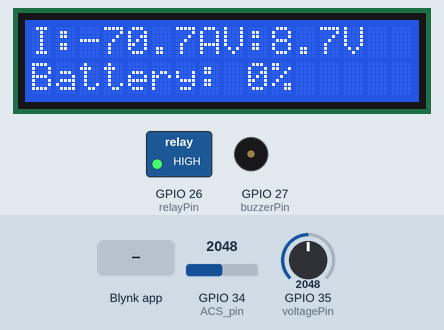
Simulated run of this sketch. Board: ESP32. Parts: 16×2 character LCD, switched loads named in the sketch (green lamp = pin HIGH), buzzer (waves = sounding, pin HIGH). Inputs (shaded band) come from the test bench; at power-on: GPIO 35 (voltagePin) = 2048, GPIO 34 (ACS_pin) = 2048 (analog values on the 0–4095 scale). WiFi joins after 1.5 s; servers stay silent unless stated; what the sketch prints to the serial monitor is not drawn.

Above: at 11.2 s.
11.3 s: GPIO 35 (voltagePin) set to 3344
At 12.2 s:
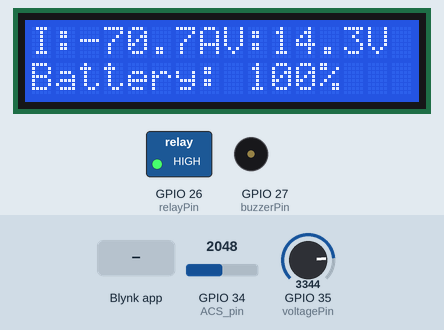
13.0 s: GPIO 35 (voltagePin) set to 3431
At 16.9 s:
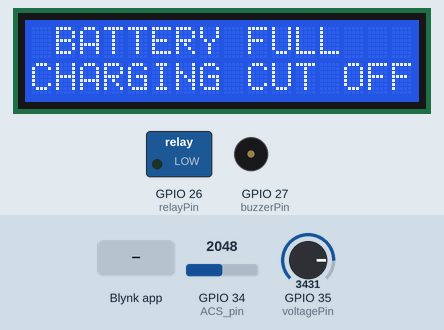
17.2 s: Blynk app writes 0 to V3
At 20.5 s:
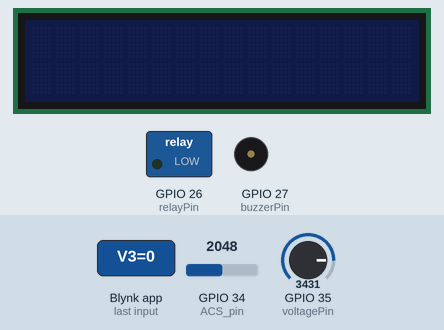
21.4 s: Blynk app writes 1 to V3
23.1 s: GPIO 35 (voltagePin) set to 2866
At 27.0 s:
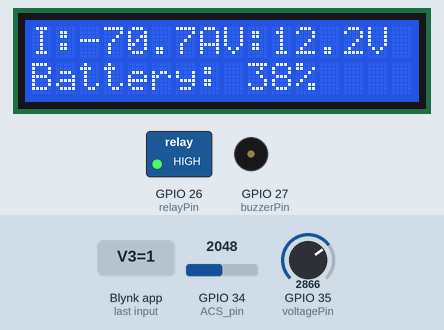
27.3 s: GPIO 34 (ACS_pin) set to 1712
At 29.6 s:
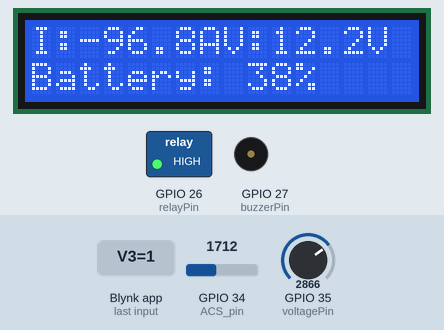
29.9 s: GPIO 34 (ACS_pin) set to 1628
At 32.2 s:
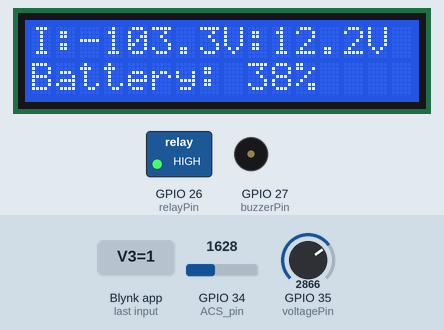
Timing chart, 0 to 33.4 s (numbered marks = the images above; inputs shaded):
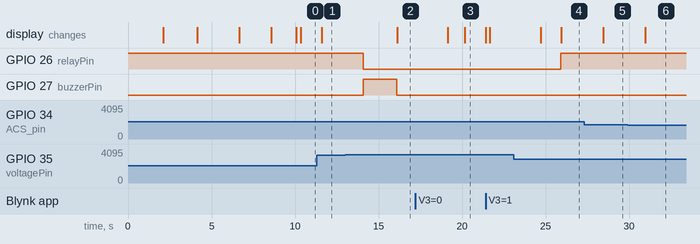

Measured:
- the behaviour switches between 3377 and 3378 on GPIO 35 (voltagePin) (found by bisection; images 1 and 2)
- the behaviour switches between 1671 and 1670 on GPIO 34 (ACS_pin) (found by bisection; images 5 and 6)
- after the input at 11.3 s, the display: changes after 0.29 s (image 1)
- after the input at 13.0 s, GPIO 26 (relayPin): HIGH → LOW after 1.1 s; GPIO 27 (buzzerPin): LOW → HIGH after 1.1 s, → LOW 2.0 s later; the display: changes after 3.1 s (image 2)
- after the input at 17.2 s, the display: first differs from a run without the input after 2.9 s (image 3)
- after the input at 23.1 s, GPIO 26 (relayPin): LOW → HIGH after 2.8 s; the display: first differs from a run without the input after 2.8 s (image 4)
- after the input at 27.3 s, the display: changes after 1.2 s (image 5)
- after the input at 29.9 s, the display: changes after 1.1 s (image 6)

The sketch:

iot_smart_battery_charger.ino
```cpp
#define BLYNK_TEMPLATE_ID "YOUR_TEMPLATE_ID"
#define BLYNK_TEMPLATE_NAME "IOT SMART CHARGER"
#define BLYNK_AUTH_TOKEN "YOUR_BLYNK_TOKEN"

#include <WiFi.h>
#include <BlynkSimpleEsp32.h>
#include <Wire.h>
#include <LiquidCrystal_I2C.h>

// LCD configuration
LiquidCrystal_I2C lcd(0x27, 16, 2);

// Wi-Fi credentials
char ssid[] = "YOUR_WIFI_NAME";
char pass[] = "YOUR_WIFI_PASSWORD";

// Sensor and control pins
const int ACS_pin = 34;
const int voltagePin = 35;
const int relayPin = 26;
const int buzzerPin = 27;

// System calibration parameters
const float Vcc = 3.3;
const float Vref = 2.386;
const float sensitivity = 0.0104;
const float dividerRatio = 5.29;
const float fullChargeVoltage = 14.4;

// System status variables
bool batteryFull = false;
bool alarmTriggered = false;
bool systemOn = true;
bool blynkConnected = false;

// Remote ON/OFF control from Blynk dashboard
BLYNK_WRITE(V3) {
  systemOn = param.asInt();
}

// Attempt Blynk connection with timeout protection
void tryBlynkConnection(unsigned long timeoutMs) {

  unsigned long start = millis();

  lcd.clear();
  lcd.setCursor(0, 0);
  lcd.print("Connecting to");
  lcd.setCursor(0, 1);
  lcd.print("WiFi...");

  while (!Blynk.connected() && millis() - start < timeoutMs) {
    Blynk.run();
    delay(100);
  }

  lcd.clear();

  if (Blynk.connected()) {

    blynkConnected = true;

    lcd.setCursor(0, 0);
    lcd.print("WiFi Connected!");

    delay(1500);

    lcd.clear();

    Serial.println("Blynk connected successfully");

  } else {

    blynkConnected = false;

    lcd.setCursor(0, 0);
    lcd.print("WiFi Not Found");

    lcd.setCursor(0, 1);
    lcd.print("Offline Mode");

    delay(2500);

    lcd.clear();

    Serial.println("Blynk connection failed. Running offline.");
  }
}

void setup() {

  Serial.begin(115200);

  // Configure ESP32 ADC resolution
  analogReadResolution(12);
  analogSetAttenuation(ADC_11db);

  // Configure output devices
  pinMode(relayPin, OUTPUT);
  pinMode(buzzerPin, OUTPUT);

  digitalWrite(relayPin, HIGH);
  digitalWrite(buzzerPin, LOW);

  // Initialize LCD display
  lcd.init();
  lcd.backlight();

  // System splash screen
  lcd.setCursor(1, 0);
  lcd.print("IOT SMART");

  lcd.setCursor(2, 1);
  lcd.print("CHARGER");

  delay(2000);
  lcd.clear();

  lcd.setCursor(0, 0);
  lcd.print("DESIGNED BY:");

  lcd.setCursor(1, 1);
  lcd.print("IBE ANGEL");

  delay(2000);
  lcd.clear();

  lcd.setCursor(0, 0);
  lcd.print("SUPERVISED BY:");

  lcd.setCursor(0, 1);
  lcd.print("DR. C.U EYA");

  delay(2500);
  lcd.clear();

  // Initialize Wi-Fi and Blynk
  WiFi.begin(ssid, pass);

  Blynk.config(BLYNK_AUTH_TOKEN);

  tryBlynkConnection(20000);
}

void loop() {

  // Maintain Blynk communication
  if (blynkConnected)
    Blynk.run();

  // System shutdown logic
  if (!systemOn) {

    digitalWrite(relayPin, LOW);

    lcd.noBacklight();

    lcd.clear();

    return;
  }

  lcd.backlight();

  // ----------------------------------------------------
  // Acquire and average ACS712 current sensor readings
  // to improve measurement stability and reduce ADC noise
  // ----------------------------------------------------

  long sumCurrent = 0;

  for (int i = 0; i < 100; i++) {

    sumCurrent += analogRead(ACS_pin);

    delay(1);
  }

  float currentVoltage =
      (sumCurrent / 100.0 / 4095.0) * Vcc;

  float current =
      (currentVoltage - Vref) / sensitivity;

  // Remove minor sensor fluctuations
  if (abs(current) < 0.05)
    current = 0.0;

  // ----------------------------------------------------
  // Acquire battery voltage measurements
  // ----------------------------------------------------

  long sumVoltage = 0;

  for (int i = 0; i < 100; i++) {

    sumVoltage += analogRead(voltagePin);

    delay(1);
  }

  float voltageADC =
      (sumVoltage / 100.0 / 4095.0) * Vcc;

  float batteryVoltage =
      voltageADC * dividerRatio;

  // Battery percentage estimation
  int batteryPercent =
      map(batteryVoltage * 100, 1190, 1270, 0, 100);

  batteryPercent =
      constrain(batteryPercent, 0, 100);

  // ----------------------------------------------------
  // Transmit real-time parameters to Blynk IoT platform
  // ----------------------------------------------------

  if (blynkConnected) {

    Blynk.virtualWrite(V0, batteryVoltage);

    Blynk.virtualWrite(V1, current);

    Blynk.virtualWrite(V2, batteryPercent);
  }

  // ----------------------------------------------------
  // Intelligent charging protection logic:
  // disconnect charging when battery reaches full-charge
  // threshold to prevent overcharging
  // ----------------------------------------------------

  if (batteryVoltage >= fullChargeVoltage) {

    if (!batteryFull) {

      batteryFull = true;

      alarmTriggered = false;
    }

    // Disconnect charger
    digitalWrite(relayPin, LOW);

    // Trigger buzzer alert once
    if (!alarmTriggered) {

      digitalWrite(buzzerPin, HIGH);

      delay(2000);

      digitalWrite(buzzerPin, LOW);

      alarmTriggered = true;
    }

    lcd.clear();

    lcd.setCursor(1, 0);
    lcd.print("BATTERY FULL");

    lcd.setCursor(0, 1);
    lcd.print("CHARGING CUT OFF");

    delay(3000);

    lcd.clear();

  } else {

    batteryFull = false;

    alarmTriggered = false;

    digitalWrite(relayPin, HIGH);

    digitalWrite(buzzerPin, LOW);
  }

  // ----------------------------------------------------
  // LCD real-time monitoring display
  // ----------------------------------------------------

  lcd.setCursor(0, 0);

  lcd.print("I:");
  lcd.print(current, 1);
  lcd.print("A ");

  lcd.setCursor(8, 0);

  lcd.print("V:");
  lcd.print(batteryVoltage, 1);
  lcd.print("V ");

  lcd.setCursor(0, 1);

  lcd.print("Battery: ");
  lcd.print(batteryPercent);
  lcd.print("%   ");

  // Serial debugging output
  Serial.print("Current: ");
  Serial.print(current);

  Serial.print(" A | Voltage: ");
  Serial.print(batteryVoltage);

  Serial.print(" V | Battery: ");
  Serial.print(batteryPercent);

  Serial.println("%");

  delay(1000);
}
```
